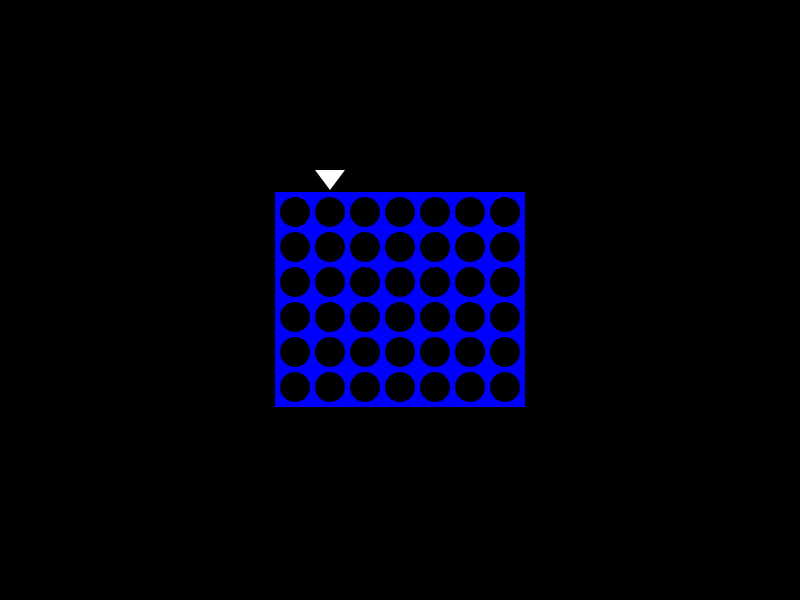
Frame 1 (no input)
Frame 60 (the mouse pressed at the canvas centre just before this capture): identical to frame 1, image omitted
Frame 120 (the mouse held since frame 60 and released just before this capture): identical to frame 1, image omitted

The Processing sketch that drew this single still picture (run headless with seeded random() and noise(); from frame 60 on, the mouse is pressed at the canvas centre):

// Processing sketch: connect_four
// ── connect_four.pde
/**
 * Puissance 4.
 *
 * @author Maxime "M4x1m3" FRIESS
 * @license WTFPL v2
 * @version 1.0.0
 */

class Constants {
    static final int BOARD_WIDTH  = 7;
    static final int BOARD_HEIGHT = 6;
    
    static final int SCREEN_WIDTH  = 800;
    static final int SCREEN_HEIGHT = 600;
    
    static final int CHIP_SIZE    = 30;
    static final int CHIP_SPACING = 5;
    
    static final int CONNECT_NUMBER = 4;
    
    static final int BOARD_PIX_WIDTH  = (CHIP_SIZE + CHIP_SPACING) * BOARD_WIDTH  + CHIP_SPACING;
    static final int BOARD_PIX_HEIGHT = (CHIP_SIZE + CHIP_SPACING) * BOARD_HEIGHT + CHIP_SPACING;
    
    static final int BOARD_MARGIN_X = (SCREEN_WIDTH  - BOARD_PIX_WIDTH)  / 2;
    static final int BOARD_MARGIN_Y = (SCREEN_HEIGHT - BOARD_PIX_HEIGHT) / 2;
}

enum Color {
    BACKGROUND(0xFF000000),
    ARROW(0xFFFFFFFF),
    BOARD(0xFF0000FF),
    CHIP1(0xFFFF0000),
    CHIP2(0xFFFFFF00);
    
    private int number = 0;
    
    Color(int number) {
        this.number = number;
    }
    
    int getColor() {
        return this.number;
    }
};

class Board {
    Chip[][] chips_list;
    
    Board() {
        chips_list = new Chip[Constants.BOARD_WIDTH][Constants.BOARD_HEIGHT];
        
        for(int i = 0; i < chips_list.length; i++) {
            for(int j = 0; j < chips_list[i].length; j++) {
                chips_list[i][j] = null;
            }
        }
    }
    
    int getAvaliableSpace(int x) {
        if (x >= 0 && x < chips_list.length) {
            Chip[] arr = chips_list[x];
            
            int available;
            for(available = 0; available < arr.length && arr[available] == null; available++);
            return available - 1;
        } else {
            return 0;
        }
    }
    
    void draw() {
        fill(Color.BOARD.getColor());
        rect(Constants.BOARD_MARGIN_X, Constants.BOARD_MARGIN_Y, Constants.BOARD_PIX_WIDTH, Constants.BOARD_PIX_HEIGHT);
    
        fill(Color.BACKGROUND.getColor());
        for(int i = 0; i < chips_list.length; i++) {
            for(int j = 0; j < chips_list[i].length; j++) {
                int x = Constants.BOARD_MARGIN_X + (Constants.CHIP_SIZE + Constants.CHIP_SPACING) * (i + 1) - Constants.CHIP_SIZE/2;
                int y = Constants.BOARD_MARGIN_Y + (Constants.CHIP_SIZE + Constants.CHIP_SPACING) * (j + 1) - Constants.CHIP_SIZE/2;
            
                circle(x, y, Constants.CHIP_SIZE);
            }
        }
        
        
        for(int i = 0; i < chips_list.length; i++) {
            for(int j = 0; j < chips_list[i].length; j++) {
                if (chips_list[i][j] != null) {
                    chips_list[i][j].draw();
                }
            }
        }
    }
    
    boolean checkWin(int x, int y) {
        return this.checkWin(x, y, 0, 0, 0, null);
    }
    
    boolean checkWin(int x, int y, int dx, int dy, int count, Player owner) {
        if (x < 0 || x >= chips_list.length) {
            return false;
        } else {
            if (y < 0 || y >= chips_list[x].length) {
                return false;
            }
        }
        
        if (count == Constants.CONNECT_NUMBER - 1) {
            return true;
        }
        
        Chip c = chips_list[x][y];
        if (c == null) {
            return false;
        }
        
        if (dx == 0 && dy == 0) {
            boolean isWon = false;
            
            for(int i = -1; i <= 1; i++) {
                for(int j = -1; j <= 1; j++) {
                    if (i == 0 && j == 0)
                        continue;
                    isWon |= checkWin(x, y, i, j, 0, c.owner);
                }
            }
            
            return isWon;
        } else {
            if (x + dx < 0 || x + dx >= chips_list.length) {
                return false;
            } else {
                if (y + dy < 0 || y + dy >= chips_list[x].length) {
                    return false;
                }
            }
            
            Chip c1 = chips_list[x + dx][y + dy];
            
            if (c1 == null) return false;
            
            if (owner == c1.owner) {
                return checkWin(x + dx, y + dy, dx, dy, count + 1, owner);
            } else {
                return false;
            }
        }
    }
}

class SelectArrow {
    int position;
    boolean display;
    Board board;
    
    SelectArrow(Board board) {
        this.position = 1;
        this.display = true;
        this.board = board;
    }
    
    void draw() {
        if (this.display) {
            fill(Color.ARROW.getColor());
            int x = Constants.BOARD_MARGIN_X + (Constants.CHIP_SIZE + Constants.CHIP_SPACING) * position + Constants.CHIP_SPACING;
            triangle(x, Constants.BOARD_MARGIN_Y - 22, x + Constants.CHIP_SIZE, Constants.BOARD_MARGIN_Y - 22, x + Constants.CHIP_SIZE / 2, Constants.BOARD_MARGIN_Y - 2);
        }
    }
    
    void mouseMoved(int mouseX) {
        if (mouseX > Constants.BOARD_MARGIN_X && mouseX < Constants.BOARD_PIX_WIDTH + Constants.BOARD_MARGIN_X - Constants.CHIP_SPACING) {
            this.display = true;
            
            this.position = (int) (mouseX - Constants.BOARD_MARGIN_X) / (Constants.CHIP_SIZE + Constants.CHIP_SPACING);
        } else {
            this.display = false;
        }
    }
    
    void mouseClicked(int mouseX, Game game) {
        if (this.display) {
            int y = board.getAvaliableSpace(this.position);
            
            if (y != -1) {
                board.chips_list[this.position][y] = new Chip(this.position, y, game.current);
                
                if (board.checkWin(this.position, y)) {
                    println("GGWP!");
                    game.sm.swap(new Game());
                }
                
                game.switchPlayer();
            }
        }
    }
}

class Chip {
    int x, y;
    Player owner;

    Chip(int x, int y, Player owner) {
        this.x = x;
        this.y = y;
        this.owner = owner;
    }
    
    void draw() {
        int i = Constants.BOARD_MARGIN_X + (Constants.CHIP_SIZE + Constants.CHIP_SPACING) * (this.x + 1) - Constants.CHIP_SIZE/2;
        int j = Constants.BOARD_MARGIN_Y + (Constants.CHIP_SIZE + Constants.CHIP_SPACING) * (this.y + 1) - Constants.CHIP_SIZE/2;
    
        fill(owner.chip_color.getColor());
        circle(i, j, Constants.CHIP_SIZE);
    }
}

class Player {
    Color chip_color;
    String name;
    
    Player(Color chip_color, String name) {
        this.chip_color = chip_color;
        this.name = name;
    }
}

interface Scene {
    void init(SceneManager sm);
    void deinit(SceneManager sm);
    void draw();
    void mouseMoved(int x, int y);
    void mouseClicked(int x, int y);
}

class SceneManager {
    Scene current = null;

    SceneManager(Scene first) {
        current = first;
        current.init(this);
    }
    
    void swap(Scene newScene) {
        if (current != null) {
            current.deinit(this);
        }
        
        current = newScene;
        current.init(this);
    }
    
    void draw() {
        if (current != null) {
            current.draw();
        }
    }
    
    void mouseMoved(int x, int y) {
        if (current != null) {
            current.mouseMoved(x, y);
        }
    }
    
    void mouseClicked(int x, int y) {
        if (current != null) {
            current.mouseClicked(x, y);
        }
    }
}

class Game implements Scene {
    Board board;
    SelectArrow arrow;
    SceneManager sm;

    Player p1;
    Player p2;

    Player current;
    
    Game() {
        
    }
    
    void switchPlayer() {
        if (current == p1) {
            current = p2;
        } else {
            current = p1;
        }
    }
    
    @Override
    void init(SceneManager sm) {
        this.sm = sm;
        board = new Board();
        arrow = new SelectArrow(board);
        p1 = new Player(Color.CHIP1, "Rouge");
        p2 = new Player(Color.CHIP2, "Jaune");
        current = p1;
        
        noStroke();
    }
    
    @Override
    void deinit(SceneManager sm) {
        
    }
    
    @Override
    void draw() {
        background(Color.BACKGROUND.getColor());

        board.draw();
        arrow.draw();
    }
    
    @Override
    void mouseMoved(int x, int y) {
        arrow.mouseMoved(x);
    }
    
    @Override
    void mouseClicked(int x, int y) {
        arrow.mouseClicked(y, this);
    }
}


// Processing-specific stuff, pass events to the Game class.
SceneManager sm;
Game g;

void setup() {
    size(800, 600);
    surface.setSize(Constants.SCREEN_WIDTH, Constants.SCREEN_HEIGHT);
    
    sm = new SceneManager(new Game());
}

void draw() {
    sm.draw();
}

void mouseMoved() {
    sm.mouseMoved(mouseX, mouseY);
}

void mouseClicked() {
    sm.mouseClicked(mouseX, mouseY);
}
